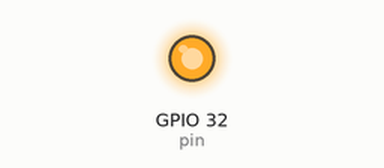
Simulated run of this sketch. Board: ESP32. Shown: output pins drawn as LEDs (lit = HIGH).

Above: at 0.02 s.
At 2.5 s:
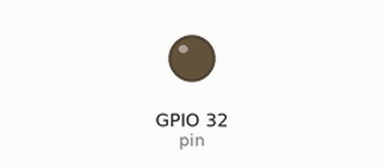
Timing chart, 0 to 6.6 s (numbered marks = the images above):
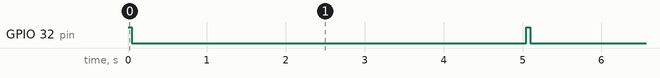

The sketch:

KIcker2.ino
```cpp
uint8_t pin = 32;

void setup() {
  pinMode(pin, OUTPUT);
}

void loop() {
  digitalWrite(pin, 1);
  delay(50);
  digitalWrite(pin, 0);
  delay(5000);
}
```

Measured:
- by itself, GPIO 32 (pin): alternates HIGH for 0.05 s and LOW for 5.0 s
